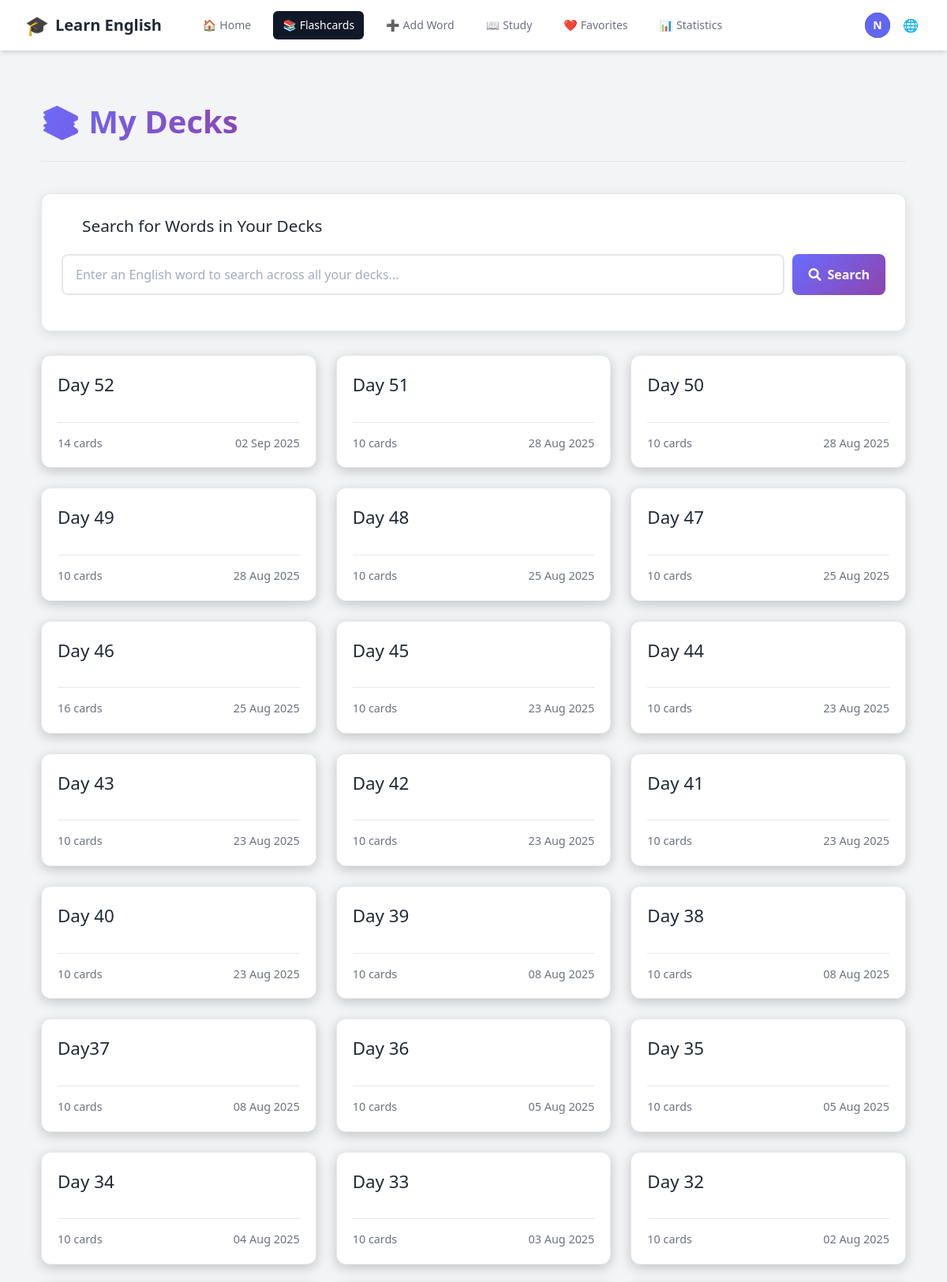
The page /decks/ (signed in, upper part) on the database its author committed.
### accounts/models.py (models this page shows, shortened)
class CustomUser(AbstractUser):
    email = models.EmailField(unique=True)
    username = None  # Remove username field
    USERNAME_FIELD = 'email'
    REQUIRED_FIELDS = []
    objects = CustomUserManager()

### vocabulary/models.py (models this page shows, shortened)
class Deck(models.Model):
    user = models.ForeignKey(settings.AUTH_USER_MODEL, on_delete=models.CASCADE, related_name='decks')
    name = models.CharField(max_length=255)
    created_at = models.DateTimeField(auto_now_add=True)
    class Meta:
        ordering = ['-created_at']
        unique_together = ['user', 'name']

### vocabulary/views.py (the view)
# urls.py: path('decks/', views.deck_list, name='deck_list'),
@login_required
def deck_list(request):
    decks = Deck.objects.filter(user=request.user).annotate(
        card_count=Count('flashcards')
    ).order_by('-created_at')
    context = {
        'decks': decks
    }
    return render(request, 'vocabulary/deck_list.html', context)

### vocabulary/context_processors.py (called while the page is built)
    def _(message):
        return str(message)

### vocabulary/templates/vocabulary/deck_list.html (shortened to what this page needs)
{% extends "base.html" %}
{% block content %}
<div class="deck-list-page">
    <div class="page-header">
        <h1>📚 {{ manual_texts.my_decks }}</h1>
    </div>
    <div class="search-section">
        <div class="search-header">
            <i class="fas fa-search"></i>
            <h3>Search for Words in Your Decks</h3>
        </div>
        <div class="search-input-container">
            <input
                type="text"
                id="wordSearchInput"
                class="search-input"
                placeholder="Enter an English word to search across all your decks..."
                autocomplete="off"
            >
            <button id="searchBtn" class="search-btn">
                <i class="fas fa-search"></i>
                Search
            </button>
        </div>
    </div>
    {% if decks %}
        <div class="deck-grid">
            {% for deck in decks %}
                <div class="deck-card-wrapper">
                    <a href="{% url 'deck_detail' deck.id %}" class="deck-card">
                        <div>
                            <h2>{{ deck.name }}</h2>
                        </div>
                        <div class="deck-info">
                            <span>{{ deck.card_count }} {{ manual_texts.cards_text }}</span>
                            <span class="created-date">{{ deck.created_at|date:"d M Y" }}</span>
                        </div>
                    </a>
                </div>
            {% endfor %}
        </div>
    {% else %}
        <div class="no-decks">
            <h2>{{ manual_texts.no_decks_yet }}</h2>
            <p>{{ manual_texts.get_started_by }} <a href="{% url 'add_flashcard' %}">{{ manual_texts.adding_flashcards }}</a>!</p>
        </div>
    {% endif %}
</div>
{% endblock %}

### vocabulary/templates/base.html (shortened to what this page needs)
{% load static %}
<!DOCTYPE html>
  <html lang="en">
  <head>
    <script src="https://cdn.tailwindcss.com"></script>
    <link rel="stylesheet" type="text/css" href="{% static 'css/main.css' %}" />
    <link
      rel="stylesheet"
      href="https://cdnjs.cloudflare.com/ajax/libs/font-awesome/6.0.0-beta3/css/all.min.css"
    />
  </head>
  <body class="bg-gray-100 dark:bg-gray-900">
    <nav class="bg-white dark:bg-gray-800 shadow-md">
      <div class="max-w-7xl mx-auto px-4 sm:px-6 lg:px-8">
        <div class="flex items-center justify-between h-16">
          <div class="flex items-center">
            <a
              href="{% if user.is_authenticated %}{% url 'dashboard' %}{% else %}{% url 'account_login' %}{% endif %}"
              class="flex-shrink-0 flex items-center space-x-2"
            >
              <span class="text-2xl">🎓</span>
              <span class="text-xl font-bold text-gray-800 dark:text-white"
                >{{ manual_texts.learn_english }}</span
              >
            </a>
            <div class="hidden md:block">
              <div class="ml-10 flex items-baseline space-x-4">
                {% if user.is_authenticated %}
                <a
                  href="{% url 'dashboard' %}"
                  class="{% if request.resolver_match.url_name == 'dashboard' %}bg-gray-900 text-white{% else %}text-gray-500 dark:text-gray-300 hover:bg-gray-700 hover:text-white{% endif %} px-3 py-2 rounded-md text-sm font-medium flex items-center space-x-1"
                  id="nav-home"
                >
                  <span class="nav-icon">🏠</span>
                  <span>{{ manual_texts.home }}</span>
                </a>
                <a
                  href="{% url 'deck_list' %}"
                  class="{% if request.resolver_match.url_name == 'deck_list' or request.resolver_match.url_name == 'deck_detail' %}bg-gray-900 text-white{% else %}text-gray-500 dark:text-gray-300 hover:bg-gray-700 hover:text-white{% endif %} px-3 py-2 rounded-md text-sm font-medium flex items-center space-x-1"
                  id="nav-flashcards"
                >
                  <span class="nav-icon">📚</span>
                  <span>{{ manual_texts.flashcards }}</span>
                </a>
                <a
                  href="{% url 'add_flashcard' %}"
                  class="{% if request.resolver_match.url_name == 'add_flashcard' %}bg-gray-900 text-white{% else %}text-gray-500 dark:text-gray-300 hover:bg-gray-700 hover:text-white{% endif %} px-3 py-2 rounded-md text-sm font-medium flex items-center space-x-1"
                  id="nav-add-word"
                >
                  <span class="nav-icon">➕</span>
                  <span>{{ manual_texts.add_word }}</span>
                </a>
                <a
                  href="{% url 'study' %}"
                  class="{% if request.resolver_match.url_name == 'study' %}bg-gray-900 text-white{% else %}text-gray-500 dark:text-gray-300 hover:bg-gray-700 hover:text-white{% endif %} px-3 py-2 rounded-md text-sm font-medium flex items-center space-x-1"
                  id="nav-study"
                >
                  <span class="nav-icon">📖</span>
                  <span>{{ manual_texts.study }}</span>
                </a>
                <a
                  href="{% url 'favorites' %}"
                  class="{% if request.resolver_match.url_name == 'favorites' %}bg-gray-900 text-white{% else %}text-gray-500 dark:text-gray-300 hover:bg-gray-700 hover:text-white{% endif %} px-3 py-2 rounded-md text-sm font-medium flex items-center space-x-1"
                  id="nav-favorites"
                >
                  <span class="nav-icon">❤️</span>
                  <span>{{ manual_texts.favorites|default:"Favorites" }}</span>
                </a>
                <a
                  href="{% url 'statistics' %}"
                  class="{% if request.resolver_match.url_name == 'statistics' %}bg-gray-900 text-white{% else %}text-gray-500 dark:text-gray-300 hover:bg-gray-700 hover:text-white{% endif %} px-3 py-2 rounded-md text-sm font-medium flex items-center space-x-1"
                  id="nav-statistics"
                >
                  <span class="nav-icon">📊</span>
                  <span>{{ manual_texts.statistics }}</span>
                </a>
                {% endif %}
              </div>
            </div>
          </div>
          <div class="hidden md:block">
            <div class="ml-4 flex items-center md:ml-6">
              {% if user.is_authenticated %}
              <div class="ml-3 relative">
                <div>
                  <button
                    type="button"
                    id="user-toggle"
                    class="max-w-xs bg-gray-800 rounded-full flex items-center text-sm focus:outline-none focus:ring-2 focus:ring-offset-2 focus:ring-offset-gray-800 focus:ring-white"
                    aria-expanded="false"
                    aria-haspopup="true"
                  >
                    <div
                      class="h-8 w-8 rounded-full bg-indigo-500 flex items-center justify-center text-white font-bold"
                    >
                      {{ user.email|slice:":1"|upper }}
                    </div>
                  </button>
                </div>
              </div>
              {% endif %}
              <div class="ml-3 relative">
                <div>
                  <button
                    type="button"
                    id="lang-toggle"
                    class="bg-white dark:bg-gray-800 p-1 rounded-full text-gray-400 dark:text-gray-300 hover:text-gray-500 dark:hover:text-white focus:outline-none focus:ring-2 focus:ring-offset-2 focus:ring-offset-gray-800 focus:ring-white"
                  >
                    <span class="nav-icon">🌐</span>
                  </button>
                </div>
              </div>
            </div>
          </div>
        </div>
      </div>
    </nav>
    <main class="py-10">
      <div class="max-w-7xl mx-auto px-4 sm:px-6 lg:px-8">
        {% block content %}{% endblock %}
      </div>
    </main>
  </body>
</html>

### static/css/main.css (style rules this page uses)
* { margin: 0; padding: 0; box-sizing: border-box; }
body { background: #18182f; color: #fff; font-family: "Segoe UI", Tahoma, Geneva, Verdana, sans-serif; line-height: 1.6; min-height: 100vh; }
.page-header { text-align: left; margin-bottom: 30px; padding-bottom: 20px; border-bottom: 1px solid var(--border-color); display: flex; justify-content: space-between; align-items: center; }
.page-header h1 { font-size: 2.2em; font-weight: 700; color: var(--text-main); }

### vocabulary/templates/base.html (style rules this page uses)
:root { --primary-color: #6a6cff; --primary-color-dark: #5859d8; --background-main: #f3f4f6; --background-secondary: #ffffff; --background-light: #ffffff; --text-main: #1f2937; --text-muted: #6b7280; --border-color: #e5e7eb; --card-background: var(--background-secondary); --card-border-color: var(--border-color); --card-text-main: var(--text-main); --card-text-muted: var(--text-muted); --card-shadow: 0 1px 3px 0 rgba(0, 0, 0, 0.1), 0 1px 2px 0 rgba(0, 0, 0, 0.06); --card-shadow-hover: 0 4px 6px -1px rgba(0, 0, 0, 0.1), 0 2px 4px -1px rgba(0, 0, 0, 0.06); }

### vocabulary/templates/vocabulary/deck_list.html (style rules this page uses)
.deck-list-page { max-width: 1200px; margin: 20px auto; padding: 0 20px; }
.page-header { text-align: center; margin-bottom: 40px; padding-bottom: 20px; border-bottom: 1px solid var(--border-color); }
.page-header h1 { font-size: 2.5em; font-weight: 700; background: linear-gradient(135deg, var(--primary-color), #8e44ad); -webkit-background-clip: text; -webkit-text-fill-color: transparent; }
.deck-grid { display: grid; grid-template-columns: repeat(auto-fill, minmax(280px, 1fr)); gap: 25px; }
.deck-card { background-color: var(--card-background); border: 1px solid var(--card-border-color); border-radius: 12px; padding: 20px; display: flex; flex-direction: column; justify-content: space-between; transition: all 0.3s ease; text-decoration: none; color: var(--card-text-main); box-shadow: 0 4px 15px rgba(0, 0, 0, 0.2); position: relative; }
.deck-card h2 { font-size: 1.4em; margin-bottom: 10px; word-break: break-word; }
.deck-info { display: flex; justify-content: space-between; align-items: center; margin-top: 20px; padding-top: 15px; border-top: 1px solid var(--card-border-color); font-size: 0.9em; color: var(--card-text-muted); }
.search-section { background-color: var(--card-background); border: 1px solid var(--card-border-color); border-radius: 12px; padding: 25px; margin-bottom: 30px; box-shadow: 0 4px 15px rgba(0, 0, 0, 0.1); }
.search-header { display: flex; align-items: center; gap: 10px; margin-bottom: 20px; }
.search-header h3 { margin: 0; color: var(--text-main); font-size: 1.3em; }
.search-input-container { display: flex; gap: 10px; margin-bottom: 20px; position: relative; }
.search-input { flex: 1; padding: 12px 16px; border: 2px solid var(--card-border-color); border-radius: 8px; font-size: 1rem; background-color: #ffffff; color: #2d3748; transition: border-color 0.3s ease; }
.search-input::placeholder { color: #a0aec0; opacity: 1; }
.search-btn { padding: 12px 20px; background: linear-gradient(135deg, var(--primary-color), #8e44ad); color: white; border: none; border-radius: 8px; font-weight: 600; cursor: pointer; transition: all 0.3s ease; display: flex; align-items: center; gap: 8px; }

### rows shown on the page
CustomUser: email "N"
Deck: name "Day 52", card_count "14", cards_text "cards", created_at "02 Sep 2025"
Deck: name "Day 51", card_count "10", cards_text "cards", created_at "28 Aug 2025"
Deck: name "Day 50", card_count "10", cards_text "cards", created_at "28 Aug 2025"
Deck: name "Day 49", card_count "10", cards_text "cards", created_at "28 Aug 2025"
Deck: name "Day 48", card_count "10", cards_text "cards", created_at "25 Aug 2025"
Deck: name "Day 47", card_count "10", cards_text "cards", created_at "25 Aug 2025"
Deck: name "Day 46", card_count "16", cards_text "cards", created_at "25 Aug 2025"
Deck: name "Day 45", card_count "10", cards_text "cards", created_at "23 Aug 2025"
Deck: name "Day 44", card_count "10", cards_text "cards", created_at "23 Aug 2025"
Deck: name "Day 43", card_count "10", cards_text "cards", created_at "23 Aug 2025"
Deck: name "Day 42", card_count "10", cards_text "cards", created_at "23 Aug 2025"
Deck: name "Day 41", card_count "10", cards_text "cards", created_at "23 Aug 2025"
Deck: name "Day 40", card_count "10", cards_text "cards", created_at "23 Aug 2025"
Deck: name "Day 39", card_count "10", cards_text "cards", created_at "08 Aug 2025"
Deck: name "Day 38", card_count "10", cards_text "cards", created_at "08 Aug 2025"
Deck: name "Day37", card_count "10", cards_text "cards", created_at "08 Aug 2025"
Deck: name "Day 36", card_count "10", cards_text "cards", created_at "05 Aug 2025"
Deck: name "Day 35", card_count "10", cards_text "cards", created_at "05 Aug 2025"
Deck: name "Day 34", card_count "10", cards_text "cards", created_at "04 Aug 2025"
Deck: name "Day 33", card_count "10", cards_text "cards", created_at "03 Aug 2025"
Deck: name "Day 32", card_count "10", cards_text "cards", created_at "02 Aug 2025"

### other values the page prints
{{ manual_texts.learn_english }} "Learn English"
{{ manual_texts.home }} "Home"
{{ manual_texts.flashcards }} "Flashcards"
{{ manual_texts.add_word }} "Add Word"
{{ manual_texts.study }} "Study"
{{ manual_texts.favorites|default:"Favorites" }} "Favorites"
{{ manual_texts.statistics }} "Statistics"
{{ manual_texts.my_decks }} "My Decks"
